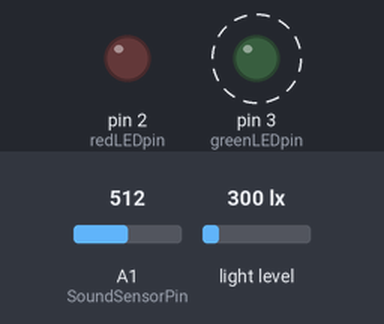
A sketch run on a simulated Arduino Uno, built with avr-gcc and run on an emulated ATmega328P. Parts: output pins drawn as LEDs (lit = HIGH). Dashed ring = blinking. Inputs (shaded band) come from the test bench; at power-on: A1 (SoundSensorPin) = 512, light level 300 lx. The local clock reads 2024-03-15 10:24:30 at power-on unless the sketch sets it; storage starts empty; what the sketch prints to the serial monitor is not drawn.

Above: at 0.05 s.
Timing chart, 0 to 3.0 s (numbered marks = the images above):
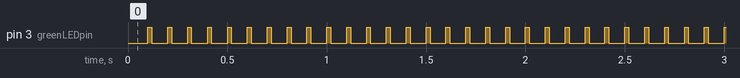

The sketch:

PatientRoomSensor_LightSound_Arduino_V1.ino
```cpp
// A data logger for the Arduino-based patient room sensor boxes
// Brian Coughlin 2022

#include <SPI.h>
#include <SD.h>
#include <Wire.h>
#include <RTClib.h>
#include <Adafruit_Sensor.h>
#include <Adafruit_TSL2561_U.h>

// how many milliseconds between grabbing data and logging it. 1000 ms is once a second
#define LOG_INTERVAL  100 // mills between entries (reduce to take more/faster data)

// how many milliseconds before writing the logged data permanently to disk
// set it to the LOG_INTERVAL to write each time (safest)
// set it to 10*LOG_INTERVAL to write all data every 10 datareads, you could lose up to
// the last 10 reads if power is lost but it uses less power and is much faster!
#define SYNC_INTERVAL 10*LOG_INTERVAL // mills between calls to flush() - to write data to the card
uint32_t syncTime = 0; // time of last sync()

#define ECHO_TO_SERIAL   1 // echo data to serial port
#define WAIT_TO_START    0 // Wait for serial input in setup()

// the digital pins that connect to the LEDs
#define redLEDpin 2
#define greenLEDpin 3

// Sound sensor
#define SoundSensorPin A1  //this pin read the analog voltage from the sound level meter
#define VREF  5.0  //voltage on AREF pin,default:operating voltage

Adafruit_TSL2561_Unified tsl = Adafruit_TSL2561_Unified(TSL2561_ADDR_FLOAT, 12345);

double voltageValue, dbValue;

RTC_PCF8523 rtc; // define the Real Time Clock object
// #define PCF8523_ADDRESS 0x68  // I2C address for clock pin for making calibration adjustment
// #define mode 1  // Adjust every minute
//#define OFFSET 24  //Number of adjustment pulses, calculated from RTC datasheet
// enum Pcf8523OffsetMode { PCF8523_TwoHours = 0x00, PCF8523_OneMinute = 0x80 };

// for the data logging shield, we use digital pin 10 for the SD cs line
const int chipSelect = 10;

// the logging file
File logfile;

void error(const char *str)
{
  Serial.print("error: ");
  Serial.println(str);

  // red LED indicates error
  digitalWrite(redLEDpin, HIGH);

  while (1);
}

void setup(void)
{
  Serial.begin(9600);
  Serial.println("init");

  // use debugging LEDs
  pinMode(redLEDpin, OUTPUT);
  pinMode(greenLEDpin, OUTPUT);

//  Serial.println(F(__DATE__));
  tsl.setGain(TSL2561_GAIN_16X);
  tsl.setIntegrationTime(TSL2561_INTEGRATIONTIME_101MS);

#if WAIT_TO_START
  Serial.println("Type any character to start");
  while (!Serial.available());
#endif //WAIT_TO_START

//  // initialize the SD card
//  Serial.print("Initializing SD card...");
//  // make sure that the default chip select pin is set to
//  // output, even if you don't use it:
//  pinMode(10, OUTPUT);
//
//  // see if the card is present and can be initialized:
//  if (!SD.begin(chipSelect)) {
//    error("Card failed, or not present");
//  }
//  Serial.println("card initialized.");

  // create a new file
  char filename[] = "LOGGER00.CSV";
  for (uint8_t i = 0; i < 100; i++) {
    filename[6] = i / 10 + '0';
    filename[7] = i % 10 + '0';
    if (! SD.exists(filename)) {
      // only open a new file if it doesn't exist
      logfile = SD.open(filename, FILE_WRITE);
      break;  // leave the loop!
    }
  }

  if (! logfile) {
    error("couldnt create file");
  }

  Serial.print("Logging to: ");
  Serial.println(filename);

//Calibrate real-time clock with offset pulses
//  uint8_t reg = (uint8_t) offset & 0x7F;
//  reg |= mode;
//
//  Wire.beginTransmission(PCF8523_ADDRESS);
//  Wire.write(offset);
//  Wire.write(reg);
//  Wire.endTransmission();

  // connect to RTC
  Wire.begin();
  if (!rtc.begin()) {
    logfile.println("RTC failed");
#if ECHO_TO_SERIAL
    Serial.println("RTC failed");
#endif  //ECHO_TO_SERIAL
  }

//    Serial.print("Sending RTC calibration pulse...");
//rtc.calibrate(PCF8523_TwoHours, OFFSET);
//  Serial.print("Sent!");

  logfile.println("datetime,dB, lux");

#if ECHO_TO_SERIAL
  Serial.println("datetime,dB, lux");
#endif //ECHO_TO_SERIAL

  // If you want to set the aref to something other than 5v
  //  analogReference(EXTERNAL);


//The following lines set the clock. Upload once with the following line set as "if (1)"
//Then change to "if (0)" and upload again. Do not open the serial monitor between these actions
//  if (! rtc.initialized()) {
if (0) {
    Serial.println("RTC update enabled");
  rtc.adjust(DateTime(F(__DATE__), F(__TIME__)));
  DateTime t = DateTime(rtc.now().unixtime() + 11);  // Change adjustment based on second offset
  rtc.adjust(t);
  }

}

void loop(void)
{
  // DateTime now;

  // delay for the amount of time we want between readings
  delay((LOG_INTERVAL - 1) - (millis() % LOG_INTERVAL));

  digitalWrite(greenLEDpin, HIGH);
  // fetch the time
  DateTime now = rtc.now();
  logfile.print(now.year(), DEC);
  logfile.print("/");
  logfile.print(now.month(), DEC);
  logfile.print("/");
  logfile.print(now.day(), DEC);
  logfile.print(" ");
  logfile.print(now.hour(), DEC);
  logfile.print(":");
  logfile.print(now.minute(), DEC);
  logfile.print(":");
  logfile.print(now.second(), DEC);
  // logfile.print('"');
#if ECHO_TO_SERIAL
  Serial.print(now.year(), DEC);
  Serial.print("/");
  Serial.print(now.month(), DEC);
  Serial.print("/");
  Serial.print(now.day(), DEC);
  Serial.print(" ");
  Serial.print(now.hour(), DEC);
  Serial.print(":");
  Serial.print(now.minute(), DEC);
  Serial.print(":");
  Serial.print(now.second(), DEC);
#endif //ECHO_TO_SERIAL

  // obtain sound information
  voltageValue = analogRead(SoundSensorPin) / 1024.0 * VREF;
  dbValue = voltageValue * 50.0;  //convert voltage to decibel value
  logfile.print(", ");
  logfile.print(dbValue);

  /* Get a new light sensor event */
  sensors_event_t event;
  tsl.getEvent(&event);

  /* Display the results (light is measured in lux) */
  if (event.light)
  {
    //   Serial.print(event.light); Serial.print(" lux");
    logfile.print(", ");
    logfile.print(event.light);
  }
  else
  {
    /* If event.light = 0 lux the sensor is probably saturated
       and no reliable data could be generated! */
    Serial.println("Sensor overload");
  }


#if ECHO_TO_SERIAL
  Serial.print(", ");
  Serial.print(dbValue, 1);
  Serial.print(", ");
  Serial.print(event.light);
#endif //ECHO_TO_SERIAL

  logfile.println();
#if ECHO_TO_SERIAL
  Serial.println();
#endif // ECHO_TO_SERIAL

  digitalWrite(greenLEDpin, LOW);

  // Now we write data to disk! Don't sync too often - requires 2048 bytes of I/O to SD card
  // which uses a bunch of power and takes time
  if ((millis() - syncTime) < SYNC_INTERVAL) return;
  syncTime = millis();

  // blink LED to show we are syncing data to the card & updating FAT!
  digitalWrite(redLEDpin, HIGH);
  logfile.flush();
  digitalWrite(redLEDpin, LOW);

}
```

Measured:
- by itself, pin 3 (greenLEDpin): alternates HIGH for 0.02 s and LOW for 0.08 s
